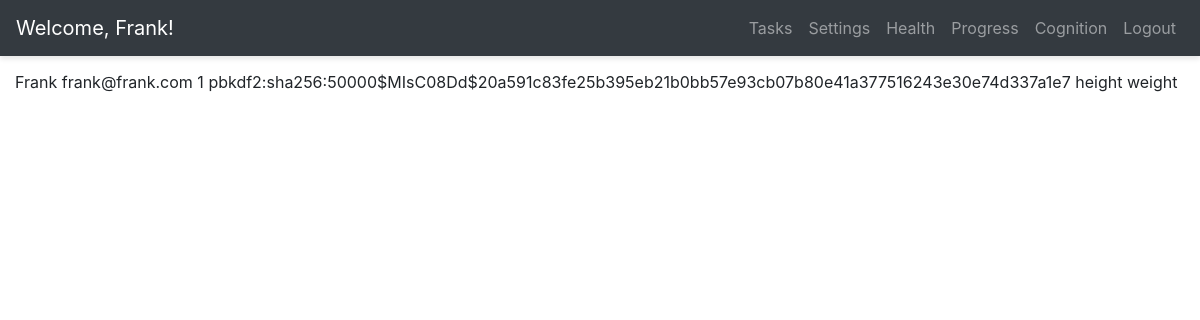
The app's page /profile (signed in) with its own data.
### app/models.py (models this page shows, shortened)
class User(UserMixin, db.Model):
    id = db.Column(db.Integer, primary_key=True)
    username = db.Column(db.String(64), index=True, unique=True)
    email = db.Column(db.String(120), index=True, unique=True)
    password_hash = db.Column(db.String(128))
    tasks = db.relationship('Task', backref='author', lazy='dynamic')
    weights = db.relationship('Weight', backref='author', lazy='dynamic')
    tests = db.relationship('Test', backref='author', lazy='dynamic')
    current_task_id = db.Column(db.Integer)

### app/routes.py (the view)
@app.route("/profile", methods=['GET'])
@login_required
def profile():
    return render_template('profile.html')

### app/models.py (called while the page is built)
@login.user_loader
def load_user(user_id):
    return User.query.get(user_id)

### app/templates/profile.html
{% extends "base.html" %}
{% block app_content %}
{{ current_user.username }}
{{ current_user.email }}
{{ current_user.id }}
{{ current_user.password_hash }}
height
weight
{% endblock %}

### app/templates/base.html (shortened to what this page needs)
<!DOCTYPE html>
<html lang="en">
<head>
	{% block head %}
	<link href="https://stackpath.bootstrapcdn.com/bootstrap/4.1.3/css/bootstrap.min.css" rel="stylesheet">
	<link href="https://cdnjs.cloudflare.com/ajax/libs/bootstrap-datetimepicker/4.17.47/css/bootstrap-datetimepicker.css" rel="stylesheet"/>
	<link rel="stylesheet" href="https://use.fontawesome.com/releases/v5.2.0/css/all.css">
	<link href="{{ url_for('static', filename='css/base_navbar.css') }}" rel="stylesheet"/>
	<link href="{{ url_for('static', filename='css/alert.css') }}" rel="stylesheet"/>
	<link href="{{ url_for('static', filename='css/custom.css') }}" rel="stylesheet"/>
	{% endblock %}
</head>
<body>
	<div id="wrapper" class="animate">
		{% block navbar %}
		<nav class="navbar header-top fixed-top navbar-expand-lg navbar-dark bg-dark " id="top-nav">
			<a class="navbar-brand" href="{{ url_for('index') }}">{% if current_user.is_anonymous %}<img class="logo" src="{{ url_for('static', filename='img/logo_invert.png')}}"/>{% else %}Welcome, {{ current_user.username }}!{% endif %}</a>
			<div class="collapse navbar-collapse" id="navbarText">
				<ul class="navbar-nav ml-md-auto d-md-flex">
					{% if current_user.is_anonymous %}
					<li class="nav-item">
						<a class="nav-link" href="{{ url_for('login') }}">Login</a>
					</li>
					<li class="nav-item">
						<a class="nav-link" href="{{ url_for('register') }}">Register</a>
					</li>
					{% else %}
					<li class="nav-item">
						<a class="nav-link" href="{{ url_for('tasks') }}">Tasks</a>
					</li>
					<li class="nav-item">
						<a class="nav-link" href="{{ url_for('settings') }}">Settings</a>
					</li>
					<li class="nav-item">
						<a class="nav-link" href="{{ url_for('health') }}">Health</a>
					</li>
					<li class="nav-item">
						<a class="nav-link" href="{{ url_for('progress') }}">Progress</a>
					</li>
					<li class="nav-item">
						<a class="nav-link" href="{{ url_for('cognition') }}">Cognition</a>
					</li>
					<li class="nav-item">
						<a class="nav-link" href="{{ url_for('logout') }}">Logout</a>
					</li>
					{% endif %}
				</ul>
			</div>
		</nav>
	{% endblock %}
	{% block content %}
	<div class="container-fluid">
		{% block app_content %}{% endblock %}
	</div>
	{% endblock %}
</div>
</body>
</html>

### app/static/css/base_navbar.css (style rules this page uses)
#wrapper { padding:15px 15px; }
.header-top { box-shadow: 0 3px 5px rgba(0,0,0,.1) }
@media (min-width:992px) { #wrapper { padding: 15px 15px 15px 15px; } }
.animate { -webkit-transition:all .3s ease-in-out;-moz-transition:all .3s ease-in-out;-o-transition:all .3s ease-in-out;-ms-transition:all .3s ease-in-out;transition:all .3s ease-in-out }

### app/static/css/custom.css (style rules this page uses)
body { padding-top: 55px; word-wrap:break-word; padding-bottom:55px; }
.container-fluid { padding-left:0px; padding-right:0px; overflow: hidden; text-overflow: clip; // The default, it just disappears text-overflow: ellipsis; // Or, you can make an ellipsis (...) appear where the text is cut off }

### records on screen
User: username "Frank", email "frank@frank.com", id "1", password_hash "pbkdf2:sha256:50000$MIsC08Dd$20a591c83fe25b395eb21b0bb57e93cb07b80e41a377516243e30e74d337a1e7"
